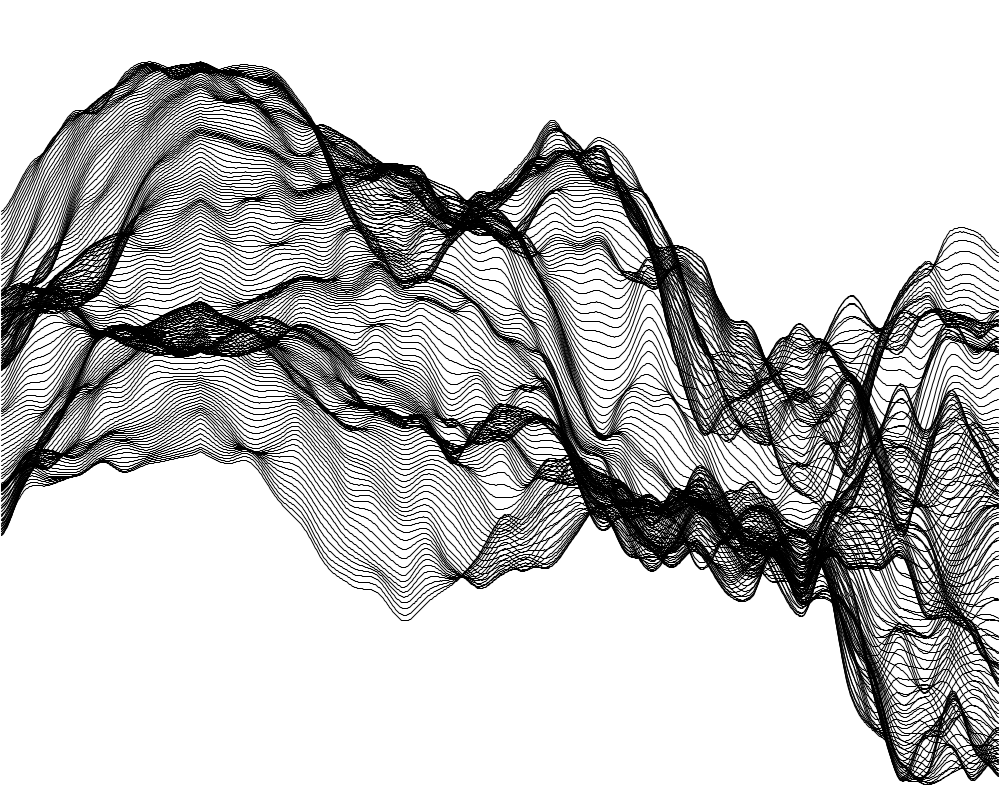
Frame 1 (no input)
Frame 2 (the mouse pressed at the canvas centre, redrawn once): identical to frame 1, image omitted

The Processing sketch that drew this single still picture (run headless with seeded random() and noise(); the mouse was pressed at the canvas centre and the sketch redrawn once):

// Processing sketch: surface
// ── surface.pde
float time = 0;
float y_step = 2;
float x = 0;
float y = 20;
  
void setup() {
  size(1000, 800);
  background(255);
  noFill();
  noLoop();
}

void draw() {

  while(y < 400){
    x = 0;
    float offset = x;
    beginShape();
    while (x < width) {
      offset = x;
      if(offset < 200) {
        offset = 400 - offset;
      }
      curveVertex(x, y + 100 * offset/100 * noise(x/200, time)-50 );
      x = x + 1;
      println(x);
    }
    println(y);
    endShape();
    y += y_step;
    time = time + 0.02;
  }
}
